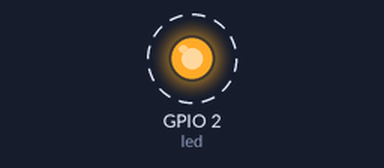
Bench run of a program on a simulated ESP8266 board running MicroPython. Parts: output pins drawn as LEDs (lit = HIGH, except the on-board LED, lit = LOW). Dashed ring = blinking.

Above: at 0.5 s.
Timing chart, 0 to 4.6 s (numbered marks = the images above):
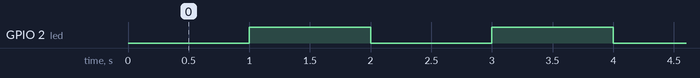

The program:

1.__led.py
```python
import machine
import time as t
#方法一：
led = machine.Pin(2,machine.Pin.OUT)#引脚，输出（16号自带引脚led）
while True:
    led.value(0)#0:高电平 1：低电平
    t.sleep(1)
    led.value(1)
    t.sleep(1)
'''方法二：
from machine import Pin#导入machine中的Pin类
led = Pin(2,Pin.OUT)#引脚，输出
from time import sleep_ms
sleep_ms(1000)#等待1000毫秒'''
```

Measured:
- by itself, GPIO 2 (led): alternates HIGH for 1.0 s and LOW for 1.0 s
